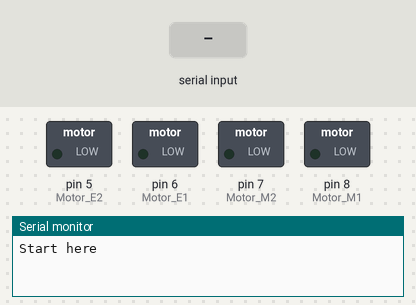
A sketch run on a simulated Arduino Uno, built with avr-gcc and run on an emulated ATmega328P. On the bench: switched loads named in the sketch (green lamp = pin HIGH), the last lines printed to the serial monitor. The test bench sets the inputs (shaded band).

Above: at 1.2 s.
1.3 s: "f" received over Serial
At 2.1 s:
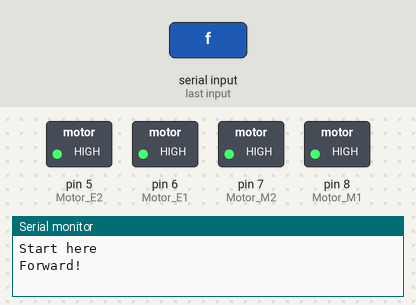
2.8 s: "b" received over Serial
At 3.2 s:
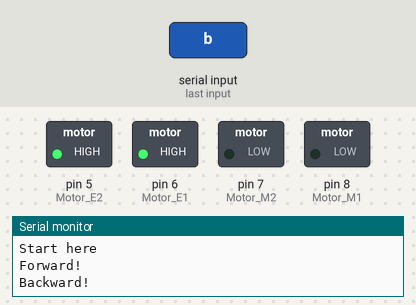
4.3 s: "l" received over Serial
At 5.5 s:
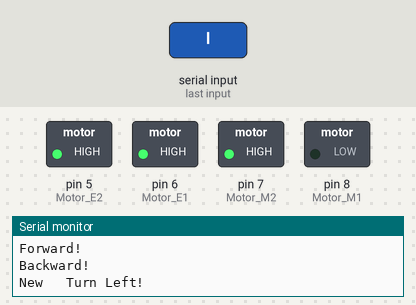
5.8 s: "r" received over Serial
At 6.7 s:
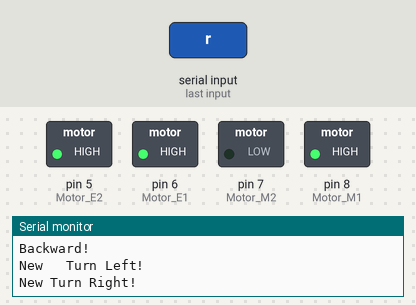
7.3 s: "s" received over Serial
At 7.9 s:
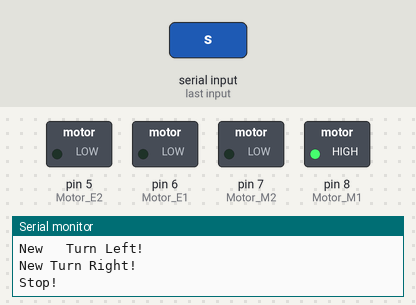
Timing chart, 0 to 9.8 s (numbered marks = the images above; inputs shaded):
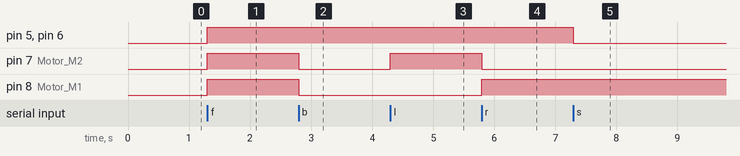

The sketch:

btcar01.ino
```cpp
/*
  Motoduino : Arduino with motors driver

   Author: Brucetsao modified from Motoduino website @ http://motoduino.com - Feb. 2012
*/
const int Motor_E2 = 5; // digital pin 5 of Arduino (PWM)
const int Motor_E1 = 6;  // digital pin 6 of Arduino (PWM)
const int Motor_M2 = 7;     // digital pin 7 of Arduino
const int Motor_M1 = 8;    // digital pin 8 of Arduino
char val;  // variable to receive data from the serial port(bluetooth)

void setup()
{
  // Start serial communication at 57600
  Serial.begin(57600);
  pinMode(Motor_M1, OUTPUT);
  pinMode(Motor_M2, OUTPUT);
  Serial.println("Start here");

}

void loop()
{
  if(Serial.available())
  {
    val = Serial.read();
    switch(val)
    {
      case 'f':   // car forward
                forward(0, 255);
                break;
      case 'b':   // car backward
                backward(0, 255);
                break;
      case 'l':   // car turn left
                left(0, 255);
                break;
      case 'r':   // car turn right
                right(0, 255);
                break;
      case 's':   // car stop
                motorstop(0, 0);
                break;
    }

  }

}

void motorstop(byte flag, byte motorspeed)
{
  Serial.println("Stop!");
  digitalWrite( Motor_E1, motorspeed);
  digitalWrite( Motor_E2, motorspeed);

}

void forward(byte flag, byte motorspeed)
{
  Serial.println("Forward!");

  digitalWrite( Motor_M1, HIGH);
  digitalWrite( Motor_M2, HIGH);

  analogWrite( Motor_E1, motorspeed);
  analogWrite( Motor_E2, motorspeed);

}

void backward(byte flag, byte motorspeed)
{
  Serial.println("Backward!");

  digitalWrite( Motor_M1, LOW);
  digitalWrite( Motor_M2, LOW);

  analogWrite( Motor_E1, motorspeed);
  analogWrite( Motor_E2, motorspeed);

}

void right(byte flag, byte motorspeed)
{
  Serial.println("New Turn Right! ");

  digitalWrite( Motor_M1, HIGH);
  digitalWrite( Motor_M2, LOW);

  analogWrite( Motor_E1, motorspeed);
  analogWrite( Motor_E2, motorspeed);

}

void left(byte flag, byte motorspeed)
{
  Serial.println("New   Turn Left!");

  digitalWrite( Motor_M1, LOW);
  digitalWrite( Motor_M2, HIGH);

  analogWrite( Motor_E1, motorspeed);
  analogWrite( Motor_E2, motorspeed);

}
```

Measured:
- after the input at 1.3 s, pin 5 (Motor_E2), pin 6 (Motor_E1), pin 7 (Motor_M2), pin 8 (Motor_M1): LOW → HIGH at once
- after the input at 2.8 s, pin 7 (Motor_M2), pin 8 (Motor_M1): HIGH → LOW at once
- after the input at 4.3 s, pin 7 (Motor_M2): LOW → HIGH at once
- after the input at 5.8 s, pin 7 (Motor_M2): HIGH → LOW at once; pin 8 (Motor_M1): LOW → HIGH at once
- after the input at 7.3 s, pin 5 (Motor_E2), pin 6 (Motor_E1): HIGH → LOW at once
